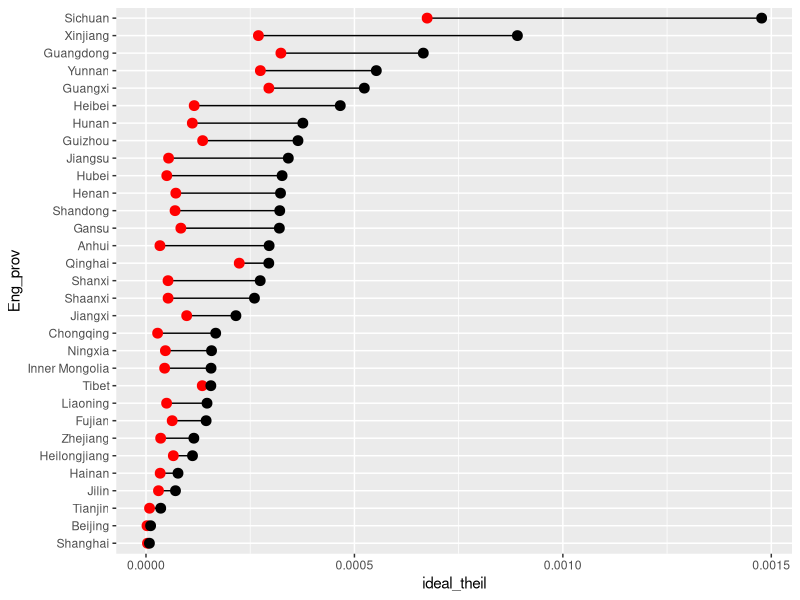
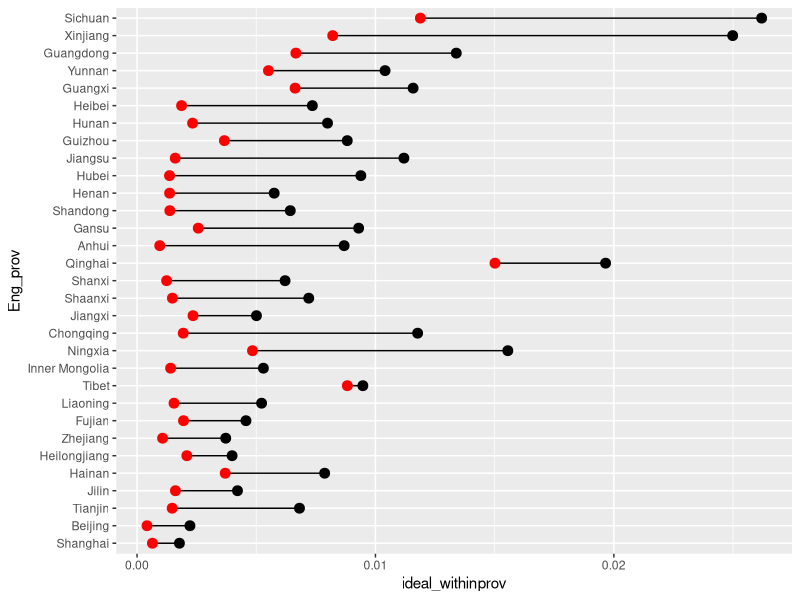
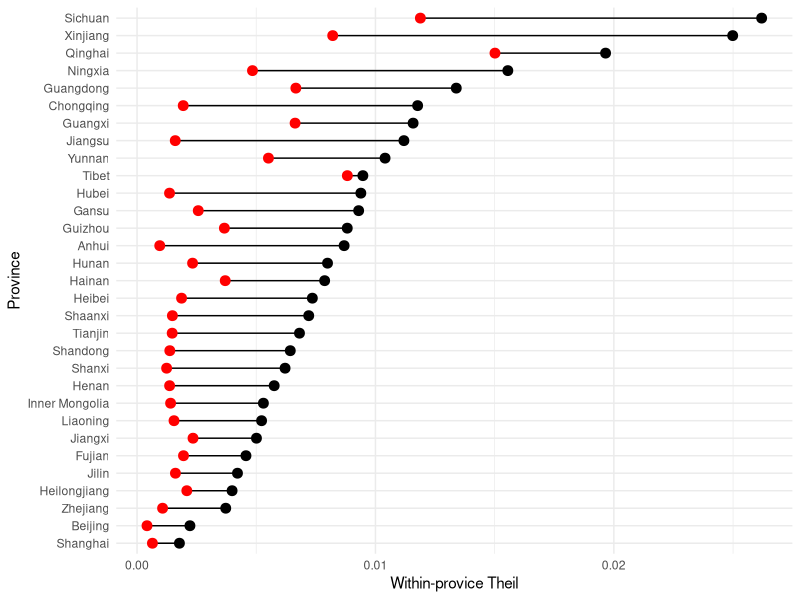

Write the R code that produced these figures, in order.
#Graphing theil index
#note: the index was calculated in advance by TL


library(haven)
library(dplyr)
library(ggplot2)
install.packages("readxl")
library(readxl)
library(forcats)


setwd("C:/Users/donghuiwang/SynologyDrive/MRP/data_mrp") #office desktop 
theil<-read_excel("Theil index_v2.xlsx",
                  sheet = "ideal_intend")%>%
  arrange(intend_theil)

ggplot(theil)+
  geom_segment(aes(x=ideal_theil, xend = intend_theil,
                   y=Eng_prov, yend = Eng_prov))+
  geom_point(aes(x=ideal_theil, y=Eng_prov), size= 3, color= "red")+
  geom_point(aes(x=intend_theil, y=Eng_prov ), size= 3, color= "black")+
  scale_y_discrete(limits = theil$Eng_prov)


#within province 

theil_within<-theil%>%
  mutate(Eng_prov = fct_reorder(Eng_prov, intend_withinprov))
  
ggplot(theil_within)+
  geom_segment(aes(x=ideal_withinprov, xend = intend_withinprov,
                   y=Eng_prov, yend = Eng_prov))+
  geom_point(aes(x=ideal_withinprov, y=Eng_prov), size= 3, color= "red")+
  geom_point(aes(x=intend_withinprov, y=Eng_prov ), size= 3, color= "black")+
  scale_y_discrete(limits = theil$Eng_prov)


Theil<-ggplot(theil_within)+
  geom_segment(aes(x=ideal_withinprov, xend = intend_withinprov,
                   y=Eng_prov, yend = Eng_prov))+
  geom_point(aes(x=intend_withinprov, y=Eng_prov),size= 3, color= "black")+
  geom_point(aes(x=ideal_withinprov, y=Eng_prov),size= 3, color= "red")+
  scale_color_manual(name = "Legend", values = c("intend" = "black", "ideal" = "red")) +
  theme_minimal()+
  labs(x="Within-provice Theil", y="Province")

ggsave("Theil.png", plot = Theil)